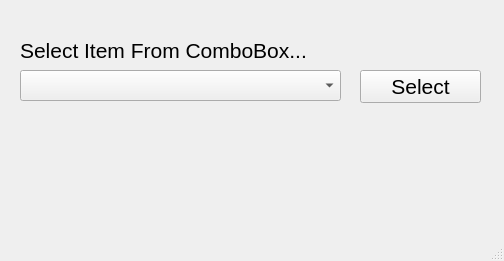
<?xml version="1.0" encoding="UTF-8"?>
<ui version="4.0">
 <class>MainWindow</class>
 <widget class="QMainWindow" name="MainWindow">
  <property name="geometry">
   <rect>
    <x>0</x>
    <y>0</y>
    <width>504</width>
    <height>261</height>
   </rect>
  </property>
  <property name="windowTitle">
   <string>MainWindow</string>
  </property>
  <widget class="QWidget" name="centralwidget">
   <widget class="QLabel" name="label">
    <property name="geometry">
     <rect>
      <x>20</x>
      <y>30</y>
      <width>391</width>
      <height>41</height>
     </rect>
    </property>
    <property name="font">
     <font>
      <pointsize>16</pointsize>
     </font>
    </property>
    <property name="text">
     <string>Select Item From ComboBox...</string>
    </property>
   </widget>
   <widget class="QComboBox" name="comboBox">
    <property name="geometry">
     <rect>
      <x>20</x>
      <y>70</y>
      <width>321</width>
      <height>31</height>
     </rect>
    </property>
    <property name="font">
     <font>
      <pointsize>16</pointsize>
     </font>
    </property>
   </widget>
   <widget class="QPushButton" name="pushButton">
    <property name="geometry">
     <rect>
      <x>360</x>
      <y>70</y>
      <width>121</width>
      <height>33</height>
     </rect>
    </property>
    <property name="font">
     <font>
      <pointsize>16</pointsize>
     </font>
    </property>
    <property name="text">
     <string>Select</string>
    </property>
   </widget>
  </widget>
  <widget class="QMenuBar" name="menubar">
   <property name="geometry">
    <rect>
     <x>0</x>
     <y>0</y>
     <width>504</width>
     <height>21</height>
    </rect>
   </property>
  </widget>
  <widget class="QStatusBar" name="statusbar"/>
 </widget>
 <resources/>
 <connections/>
</ui>
